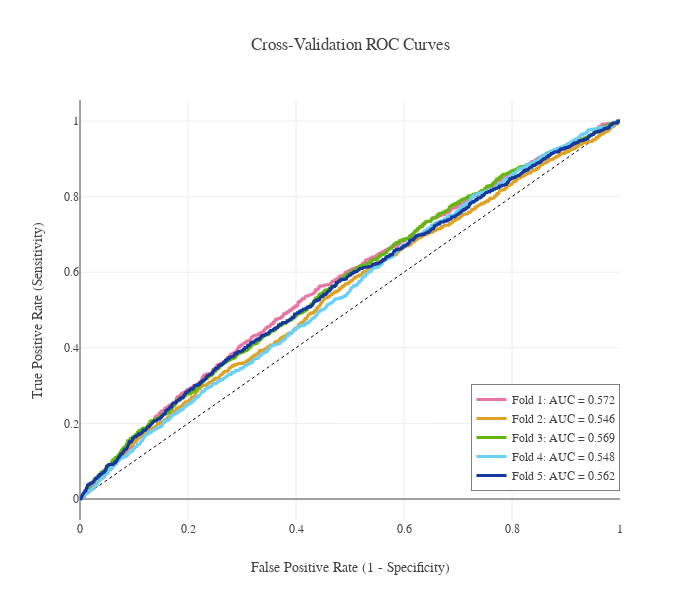

The notebook cell saved with this chart:
### Markdown cell above
## 結果の可視化

### Code cell
def plot_roc(y_val, y_prob):
    #colors=px.colors.qualitative.Prism
    fig = go.Figure(layout=plotly_template['layout'])
    fig.add_trace(go.Scatter(x=np.linspace(0,1,11), y=np.linspace(0,1,11), name='Random Chance', mode='lines', showlegend=False, line=dict(color="Black", width=1, dash="dot")))

    for i in range(len(y_val)):
        y=y_val[i]
        prob=y_prob[i]
        fpr, tpr, _ = roc_curve(y, prob)
        roc_auc = auc(fpr,tpr)
        fig.add_trace(go.Scatter(x=fpr, y=tpr, line=dict(color=color_palette['Cat5'][i], width=3),
                                 hovertemplate = 'True positive rate = %{y:.3f}<br>False positive rate = %{x:.3f}',
                                 name='Fold {}: AUC = {:.3f}'.format(i+1, roc_auc)))

    fig.update_layout(template=plotly_template, title="Cross-Validation ROC Curves",
                      hovermode="x unified", width=700, height=600,
                      xaxis_title='False Positive Rate (1 - Specificity)',
                      yaxis_title='True Positive Rate (Sensitivity)',
                      legend=dict(orientation='v', y=.07, x=1, xanchor="right",
                                  bordercolor="black", borderwidth=.5))
    fig.show()

plot_roc(y_valids, val_preds)

### Figure 1 — Plotly figure (JSON) as saved in the notebook; plotly's stock layout.template omitted (floating-point values rounded to 4 significant figures; data arrays with more than 128 entries replaced by an {"elided": "..."} marker saying what was removed)
{"data": [{"line": {"color": "Black", "dash": "dot", "width": 1}, "mode": "lines", "name": "Random Chance", "showlegend": false, "type": "scatter", "x": [0, 0.1, 0.2, 0.3, 0.4, 0.5, 0.6, 0.7, 0.8, 0.9, 1], "y": [0, 0.1, 0.2, 0.3, 0.4, 0.5, 0.6, 0.7, 0.8, 0.9, 1]}, {"hovertemplate": "True positive rate = %{y:.3f}<br>False positive rate = %{x:.3f}", "line": {"color": "#E876A3", "width": 3}, "name": "Fold 1: AUC = 0.572", "type": "scatter", "x": {"elided": "1758 float values"}, "y": {"elided": "1758 float values"}}, {"hovertemplate": "True positive rate = %{y:.3f}<br>False positive rate = %{x:.3f}", "line": {"color": "#E0A224", "width": 3}, "name": "Fold 2: AUC = 0.546", "type": "scatter", "x": {"elided": "1813 float values"}, "y": {"elided": "1813 float values"}}, {"hovertemplate": "True positive rate = %{y:.3f}<br>False positive rate = %{x:.3f}", "line": {"color": "#63B70D", "width": 3}, "name": "Fold 3: AUC = 0.569", "type": "scatter", "x": {"elided": "1728 float values"}, "y": {"elided": "1728 float values"}}, {"hovertemplate": "True positive rate = %{y:.3f}<br>False positive rate = %{x:.3f}", "line": {"color": "#6BCFF6", "width": 3}, "name": "Fold 4: AUC = 0.548", "type": "scatter", "x": {"elided": "1773 float values"}, "y": {"elided": "1773 float values"}}, {"hovertemplate": "True positive rate = %{y:.3f}<br>False positive rate = %{x:.3f}", "line": {"color": "#13399E", "width": 3}, "name": "Fold 5: AUC = 0.562", "type": "scatter", "x": {"elided": "1807 float values"}, "y": {"elided": "1807 float values"}}], "layout": {"font": {"family": "Franklin Gothic", "size": 12}, "height": 600, "hovermode": "x unified", "legend": {"bordercolor": "black", "borderwidth": 0.5, "orientation": "v", "x": 1, "xanchor": "right", "y": 0.07}, "title": {"text": "Cross-Validation ROC Curves"}, "width": 700, "xaxis": {"title": {"text": "False Positive Rate (1 - Specificity)"}}, "yaxis": {"title": {"text": "True Positive Rate (Sensitivity)"}}}}
